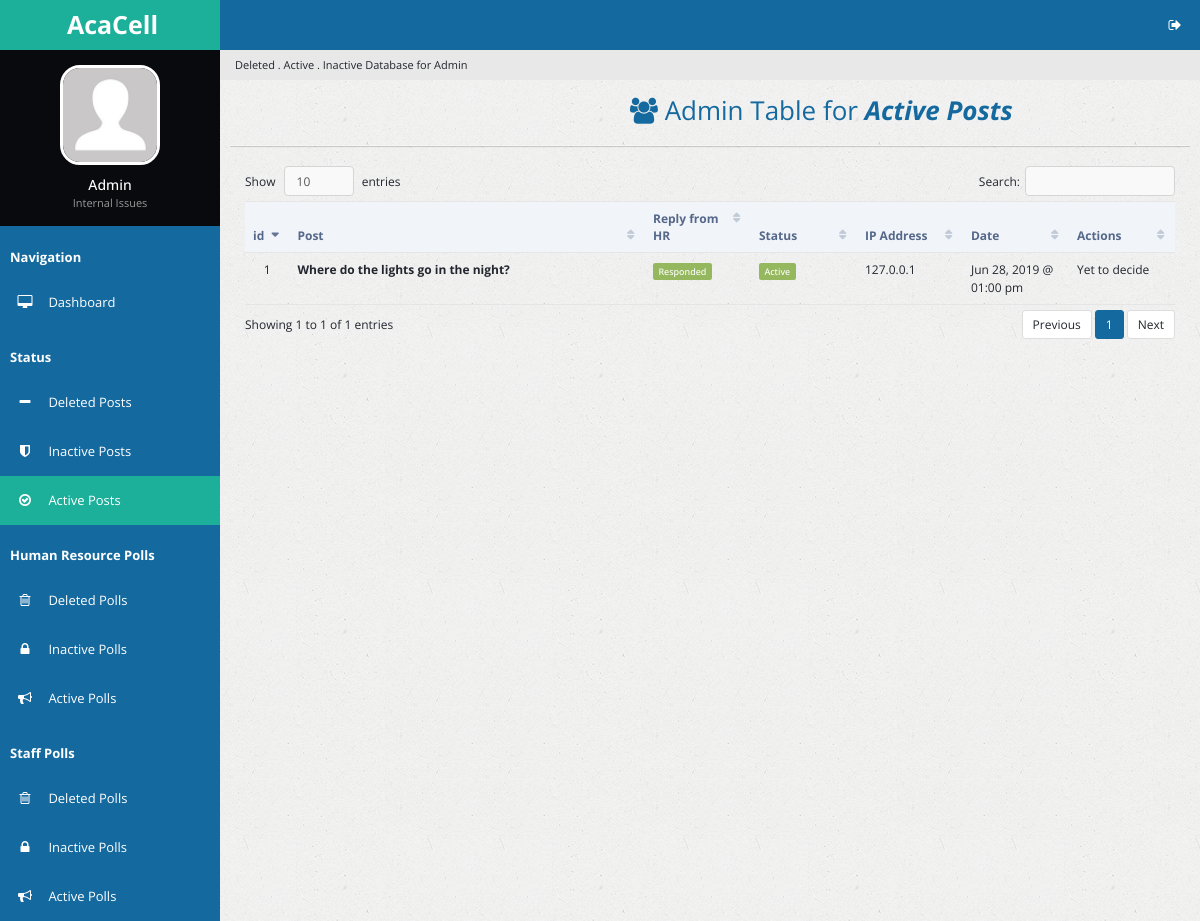
The app's page /actposts.php (signed in), older data.
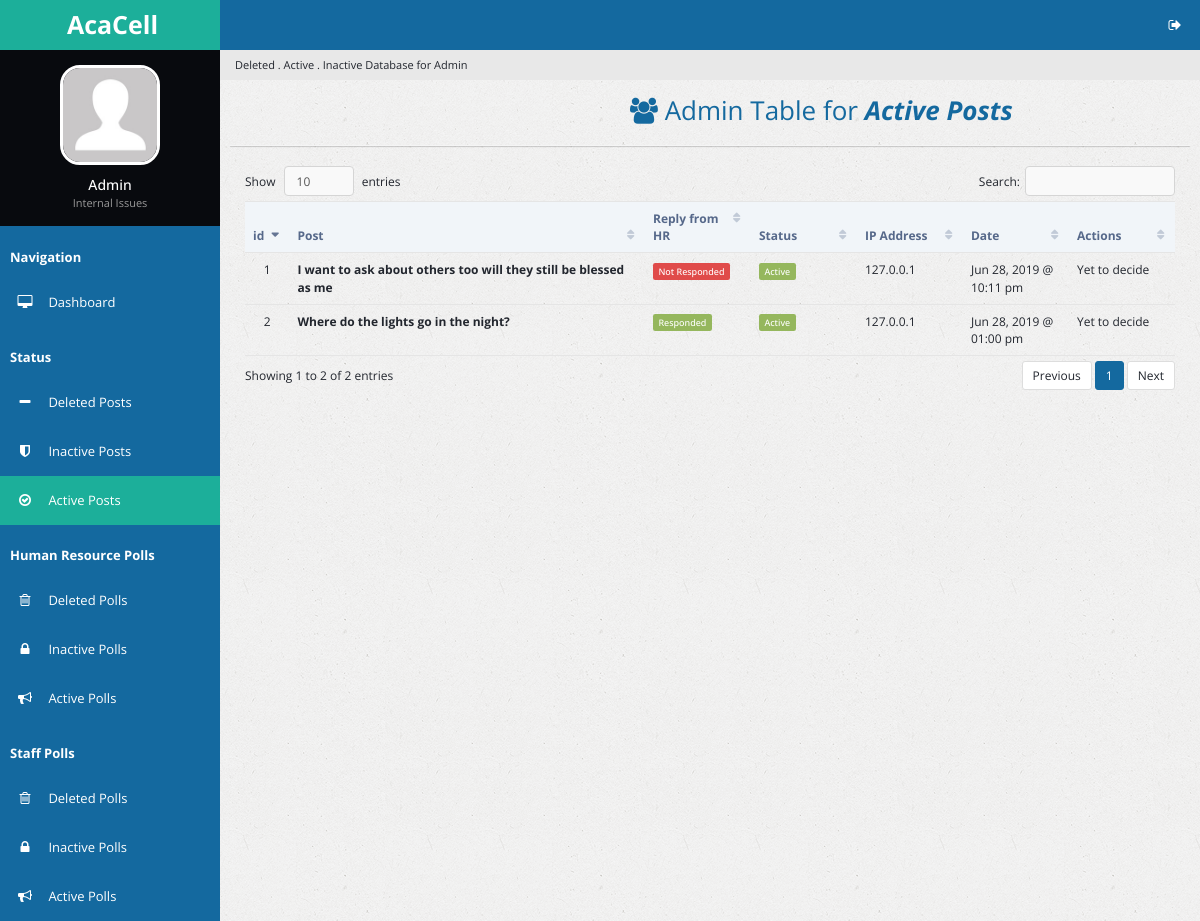
The same page, newer data.
### tables this page shows
CREATE TABLE `complaints` (
  `c_id` int(32) NOT NULL,
  `c_value` varchar(2048) NOT NULL,
  `c_division` varchar(64) NOT NULL,
  `date_created` double NOT NULL,
  `c_ip_address` varchar(64) NOT NULL,
  `date_stop_display` double NOT NULL,
  `u_fname` varchar(255) NOT NULL,
  `u_id` int(11) NOT NULL,
  `table_type` varchar(16) NOT NULL DEFAULT 'complaint',
  `c_views` int(16) NOT NULL DEFAULT '0'
);

### actposts.php (the view, shortened to what this page needs)
<?php
  include 'handlers/dbcon.php';
  $curr_time = time();
  if (isset($_SESSION['loggedin']) && isset($_SESSION['adminpanel'])) {
?>
<!DOCTYPE html>
<html lang="en">
<head>
        <link rel="stylesheet" type="text/css" id="theme" href="css/theme-default.css"/>
    </head>
    <body>
        <div class="page-container">
            <div class="page-sidebar">
                <ul class="x-navigation">
                    <li class="xn-logo">
                        <a href="table-export.php"><b>AcaCell</b></a>
                    </li>
                    <li class="xn-profile">
                        <div class="profile">
                            <div class="profile-image">
                                <img src="assets/images/users/avatar.jpg" alt="John Doe"/>
                            </div>
                            <div class="profile-data">
                                <div class="profile-data-name">Admin</div>
                                <div class="profile-data-title">Internal Issues</div>
                            </div>
                        </div>
                    </li>
                   <li class="xn-title"><b>Navigation</b></li>
                    <li>
                        <a href="admin.php"><span class="fa fa-desktop" style="color: white;"></span> <span class="xn-text" style="color: white;">Dashboard</span></a>
                    </li>
                    <li class="xn-title"><b>Status</b></li>
                    <li>
                        <a href="delposts.php"><span class="fa fa-minus" style="color: white;"></span> <span class="xn-text" style="color: white;">Deleted Posts</span></a>
                    </li>
                    <li>
                        <a href="inactposts.php"><span class="fa fa-shield" style="color: white;"></span> <span class="xn-text" style="color: white;">Inactive Posts</span></a>
                    </li>
                    <li class="active">
                        <a href="actposts.php"><span class="fa fa-check-circle-o" style="color: white;"></span> <span class="xn-text" style="color: white;">Active Posts</span></a>
                    </li>
                    <li class="xn-title"><b>Human Resource Polls</b></li>
                    <li>
                       <a href="delpolls.php"><span class="fa fa-trash-o" style="color: white;"></span> <span class="xn-text" style="color: white;">Deleted Polls</span></a>
                   </li>
                    <li>
                       <a href="inactpolls.php"><span class="fa fa-lock" style="color: white;"></span> <span class="xn-text" style="color: white;">Inactive Polls</span></a>
                   </li>
                   <li>
                       <a href="actpolls.php"><span class="fa fa-bullhorn" style="color: white;"></span> <span class="xn-text" style="color: white;">Active Polls</span></a>
                   </li>
                   <li class="xn-title"><b>Staff Polls</b></li>
                     <li>
                        <a href="staffdelpolls.php"><span class="fa fa-trash-o" style="color: white;"></span> <span class="xn-text" style="color: white;">Deleted Polls</span></a>
                    </li>
                     <li>
                        <a href="staffinactpolls.php"><span class="fa fa-lock" style="color: white;"></span> <span class="xn-text" style="color: white;">Inactive Polls</span></a>
                    </li>
                    <li>
                        <a href="staffactpolls.php"><span class="fa fa-bullhorn" style="color: white;"></span> <span class="xn-text" style="color: white;">Active Polls</span></a>
                    </li>
                  </ul>
            </div>
            <div class="page-content">
                <ul class="x-navigation x-navigation-horizontal x-navigation-panel">
                    <li class="xn-icon-button pull-right">
                        <a href="#" class="mb-control" data-box="#mb-signout"><span class="fa fa-sign-out"></span></a>
                    </li>
                </ul>
                    <ul class="breadcrumb">
                    <li class="active">Deleted . Active . Inactive Database for Admin</li>
                </ul>
                <div class="page-title">
                    <h2><span class="fa fa-users" style="padding-left: 400px"></span> Admin Table for <i><b>Active Posts</b></i></h2>
                </div>
                <div class="page-content-wrap">
                    <div class="row">
                        <div class="col-md-12">
                            <div class="panel panel-default">
                                </div>
                                <div class="panel-body">
                                    <table id="customers2" class="table datatable">
                                        <thead>
                                            <tr>
                                                <th width="50">id</th>
                                                <th width="300">Post</th>
                                                <th width="100">Reply from HR</th>
                                                <th width="100">Status</th>
                                                <th width="100">IP Address</th>
                                                <th width="100">Date</th>
                                                <th width="100">Actions</th>
                                            </tr>
                                        </thead>
                                        <tbody>
                                          <?php
                                            $sql_actpostdisplay = "SELECT * FROM complaints WHERE date_stop_display > $curr_time ORDER BY date_created DESC";
                                            $success_actpostdisplay = mysqli_query($link, $sql_actpostdisplay);
                                            if ($success_actpostdisplay->num_rows > 0) {
                                              $i = 1;
                                              while($rows = $success_actpostdisplay->fetch_assoc()){
                                                $id = $rows['c_id'];
                                                $sql_commentpresent = "SELECT * FROM comments WHERE c_id = '$id'";
                                                $success_commentpresent = mysqli_query($link, $sql_commentpresent);
                                          ?>
                                          <tr id="trow<?php echo $rows['c_id']; ?>">
                                            <td class="text-center"><?php echo $i; ?></td>
                                            <td><strong> <?php echo $rows['c_value']; ?> </strong></td>
                                            <td>
                                                <?php
                                                if ($success_commentpresent->num_rows > 0) {?>
                                                    <a href="#commentmodal<?php echo $id; ?>" data-toggle="modal"><span class='label label-success'>Responded</span></a>
                                                <?php }
                                                elseif ($success_commentpresent->num_rows == 0) {?>
                                                  <span class='label label-danger'>Not Responded</span>
                                                <?php } ?>
                                              </td>
                                            <td><?php
                                              if ($curr_time < $rows['date_stop_display']) {
                                                echo "<span class='label label-success'>Active</span>";
                                              }
                                              elseif ($curr_time > $rows['date_stop_display']){
                                                echo "<span class='label label-danger'>Inactive</span>";
                                              } ?>
                                              </td>
                                              <td><?php echo $rows['c_ip_address']; ?></td>
                                              <td><?php echo date("M d, Y @ h:i a", $rows['date_created']); ?></td>
                                              <td>Yet to decide</td>
                                          </tr>
                                          <?php
                                              $i++;
                                                }
                                              }
                                          ?>
                                            </tbody>
                                    </table>
                                </div>
                            </div>
                        </div>
                    </div>
                </div>
            </div>
    </body>
</html>
<?php
}else {
  header('location:admin.php');
}
 ?>

Row changes from the older to the newer data that the page shows:
added complaints: c_value "I want to ask about others too will they still be blessed as me", shows "Not Responded", date_stop_display "Active", c_ip_address "127.0.0.1", date_created "Jun 28, 2019 @ 10:11 pm"
Text that changed along with them:
text written by a page script: "Show entries Search: Showing 1 to 1 of 1 entries Previous 1 Next" → "Show entries Search: Showing 1 to 2 of 2 entries Previous 1 Next"
